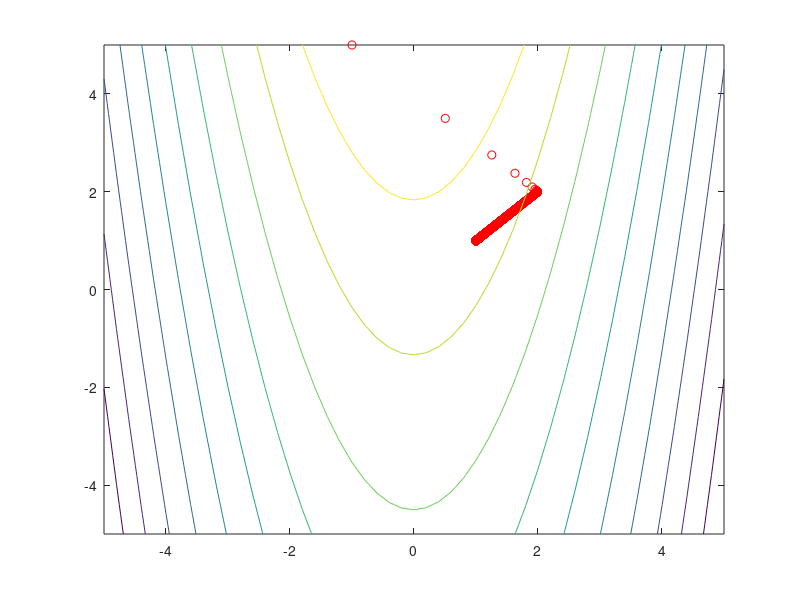
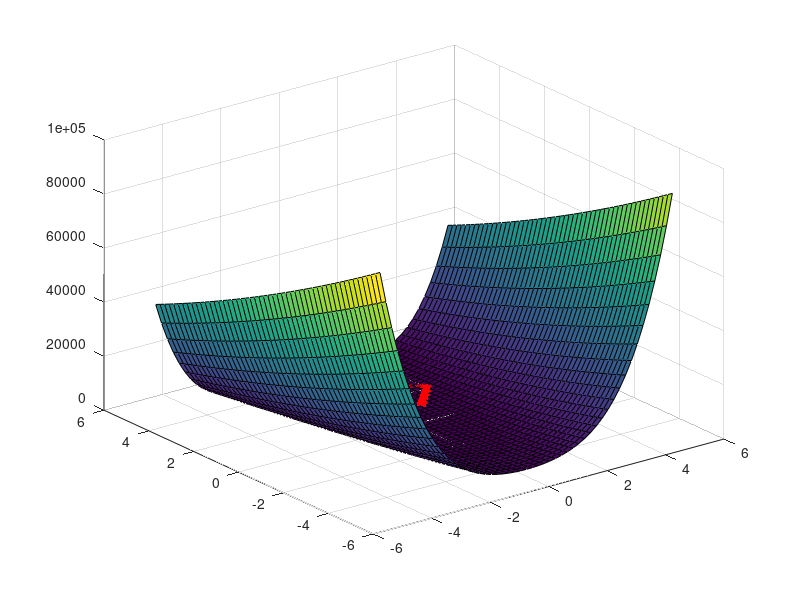

Write the MATLAB code that produced these figures, in order.
f = @(x) 100*(x(2) -x(1))^2 + (1-x(1))^2; % Rosenbrock Function 
x = [-1;5]; % Initial point
values = f(x);
points = x; % all succesive points are stored here 
step_length = 0.00125; % step length 
grad = @(x) [202.*x(1)-200.*x(2)-2; 200.*x(2)- 200.*x(1)]; % gradient of the rosenbrock function 
while (norm(grad(x))>=10^-5)
    x = x - step_length*grad(x);
    points = [points,x];
    values = [values,f(x)];
end

fprintf("The minimum point is :")
display(x)
figure
plot(points(1,:),points(2,:),'ro')
hold on
[X ,Y] = meshgrid(-5:0.2:5);
Z = 100.*(Y-X.^2)+(1-X).^2;
contour(X,Y,Z);
hold off
figure
[P, Q] = meshgrid(-5:0.2:5);
R = 100.*(Q-P.^2).^2+(1-P).^2;
surf (P,Q,R);
hold on 
plot3(points(1,:),points(2,:),values,'r*');